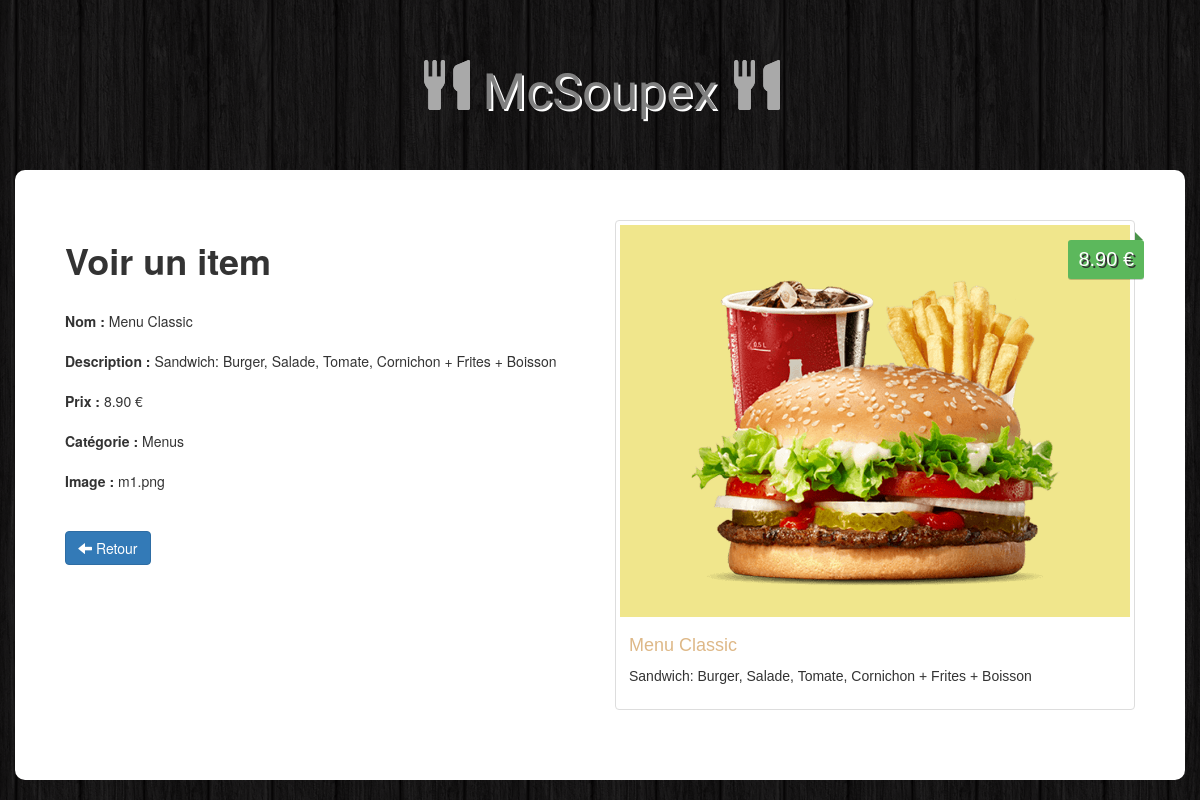
The app's page /user/viewPanier.php?id=1 with its own data.
### tables this page shows
CREATE TABLE items (
  id int NOT NULL AUTO_INCREMENT,
  name varchar(100) NOT NULL,
  description varchar(255) NOT NULL,
  price numeric(7,2) NOT NULL,
  img varchar(255) NOT NULL,
  category int NOT NULL,
  primary key(id),
  key(category)
);

CREATE TABLE categories (
  id int NOT NULL AUTO_INCREMENT,
  name varchar(100) NOT NULL,
  primary key(id)
);

### user/viewPanier.php (the view, shortened to what this page needs)
<?php
    if(isset($_GET['id'])){
         $id = $_GET["id"];
    }
    $db = Db::connect();
    $select = $db->prepare("select items.id,items.name,items.description,items.price, items.img, categories.name as categoryName from items left join categories on items.category = categories.id where items.id = ?");
    $select->execute(array($id));
    $rowItem = $select->fetch();
?>
<!DOCTYPE html>
<html>
  <head>
    <link
      rel="stylesheet"
      href="https://maxcdn.bootstrapcdn.com/bootstrap/3.4.0/css/bootstrap.min.css"
    />
    <link rel="stylesheet" type="text/css" href="../css/style.css" />
  <body>
  <h1 class="textLogo">
        <span class="glyphicon glyphicon-cutlery"></span> McSoupex
        <span class="glyphicon glyphicon-cutlery"></span>
      </h1>
      <div class="container admin">
          <div class="row">
              <div class="col-sm-6">
                <h1><b>Voir un item     </b></h1>
                <br/>
                <form>
                    <div class="form-group">
                        <label> Nom : </label><?php echo '   '. $rowItem['name']; ?>
                   </div>
                   <div class="form-group">
                        <label> Description : </label><?php echo '   '. $rowItem['description']; ?>
                   </div>
                   <div class="form-group">
                        <label> Prix : </label><?php echo '   '. number_format((float)$rowItem['price'],2,'.',""). ' €'; ?>
                   </div>
                   <div class="form-group">
                        <label> Catégorie : </label><?php echo '   '. $rowItem['categoryName']; ?>
                   </div>
                   <div class="form-group">
                        <label> Image : </label><?php echo '   '. $rowItem['img']; ?>
                   </div>
                </form>
                <br>
                <div class="form-actions">
                    <a class="btn btn-primary" href="panier.html"><span class="glyphicon glyphicon-arrow-left"></span> Retour</a>
                </div>
              </div>
            <div class="col-sm-6 site">
              <div class="thumbnail">
                <img src="<?php echo '../ressources/images/'.$rowItem['img'];  ?>" alt="..." />
                <div class="price"><?php echo '   '. number_format((float)$rowItem['price'],2,'.',""). ' €'; ?></div>
                <div class="caption">
                  <h4><?php echo '   '. $rowItem['name']; ?></h4>
                  <p><?php echo '   '. $rowItem['description'].'';?></p>
                </div>
              </div>
            </div>
          </div>
      </div>
  </body>
</html>

### css/style.css (style rules this page uses)
body { background: url(../ressources/images/bg.png); }
.site { font-family: "Gill Sans", "Gill Sans MT", Calibri, "Trebuchet MS", sans-serif; }
.textLogo { font-family: "Holtwood One SC", "sans-serif"; color: grey; text-shadow: 2px 2px white; font-size: 50px; padding: 40px 0px; text-align: center; }
.textLogo .glyphicon { color: darkgrey; text-shadow: 0px 0px darkgrey; }
.thumbnail img { background-color: khaki; }
.price { background: #5cb85c; box-shadow: 0 1px rgba(0, 0, 0, 0.2); -moz-box-shadow: 0 1px rgba(0, 0, 0, 0.2); -webkit-box-shadow: 0 1px rgba(0, 0, 0, 0.2); color: #fff; text-shadow: 2px 2px #333; position: absolute; right: 6px; top: 20px; padding: 5px 10px; font-size: 20px; border-radius: 3px; }
.price:before { border: 4px solid transparent; border-bottom: 4px solid #4a934a; border-left: 4px solid #4a934a; content: ""; position: absolute; right: 1px; top: -8px; }
.caption > h4 { color: burlywood; font-size: 18px; }
.admin { background: #fff; padding: 50px; border-radius: 10px; }

### records on screen
items: name "Menu Classic", description "Sandwich: Burger, Salade, Tomate, Cornichon + Frites + Boisson", price "8.90", category.name "Menus", img "m1.png", img (picture)
